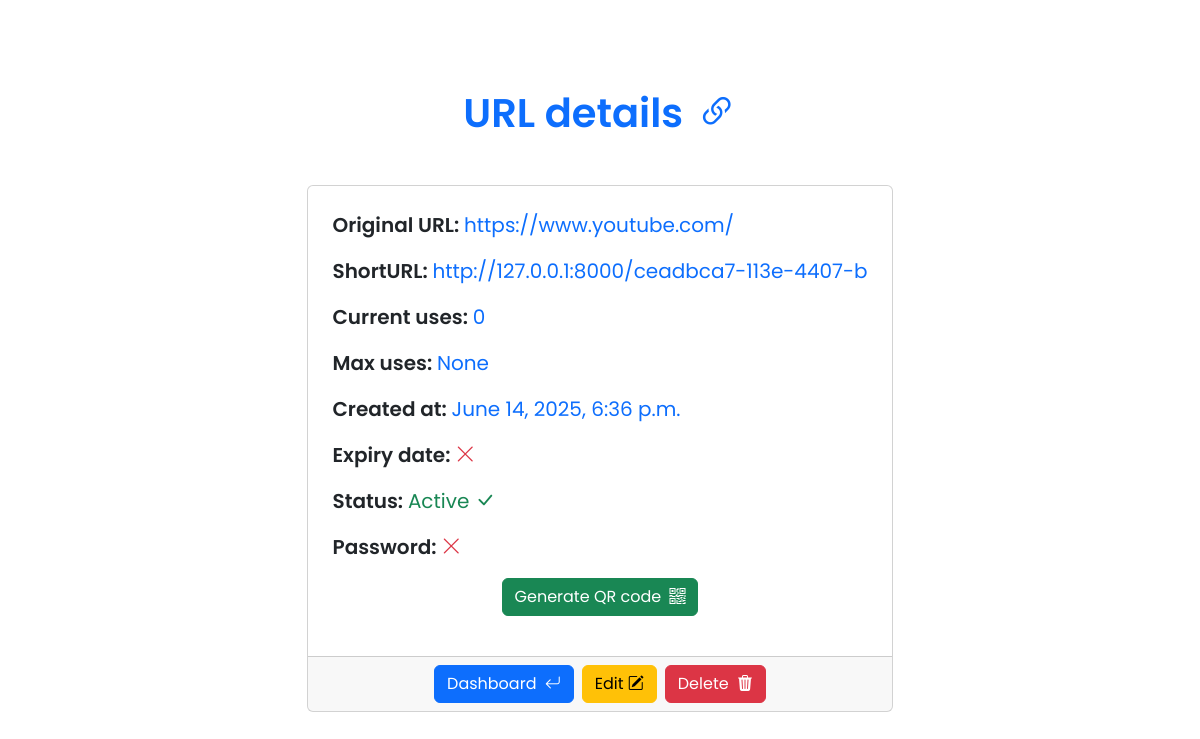
The app's page /dashboard/link/20/view (signed in) with its own data.
### url_app/models.py (models this page shows)
class ShortenedUrl(models.Model):
    original_url = models.URLField(max_length=2048)
    short_code = models.CharField(max_length=20, unique=True)
    created_at = models.DateTimeField(auto_now_add=True)
    owner = models.ForeignKey(User, on_delete=models.CASCADE, null=True, blank=True)
    custom_code = models.CharField(max_length=20, unique=True, null=True)
    expiry_date = models.DateTimeField(null=True, blank=True)
    max_uses = models.IntegerField(null=True, blank=True)
    current_uses = models.IntegerField(default=0, null=True)
    url_password  = models.CharField(max_length=128, null=True, blank=True)
    is_active = models.BooleanField(default=True)
    qr_code = models.ImageField(blank=True, null=True)

### url_app/views.py (the view, shortened to what this page needs)
# urls.py: path('dashboard/link/<int:pk>/view', views.ViewURL, name='view_url'),
@login_required
def ViewURL(request, pk):
    link = get_object_or_404(ShortenedUrl, pk=pk)
    context = {
        'link': link,
        'original_url': link.original_url,
        'short_code': link.short_code,
        'created_at': link.created_at,
        'owner': link.owner,
        'custom_code': link.custom_code,
        'expiry_date': link.expiry_date,
        'uses': link.current_uses,
        'max_uses': link.max_uses,
        'password': link.url_password,
        'active': link.is_active,
        'qrcode': link.qr_code
    }
    return render(request, 'app/url_view.html', context)

### url_app/templates/app/url_view.html (shortened to what this page needs)
<!DOCTYPE html>
<html lang="en">
<head>
    <link href="https://cdn.jsdelivr.net/npm/bootstrap@5.3.6/dist/css/bootstrap.min.css" rel="stylesheet">
    <link rel="stylesheet" href="https://cdn.jsdelivr.net/npm/bootstrap-icons@1.13.1/font/bootstrap-icons.min.css">
</head>
<body class="d-flex flex-column align-items-center justify-content-center" style="min-height: 100vh;">
    <h1 class="text-center fw-semibold text-primary my-5">URL details <i class="bi bi-link-45deg ms-1"></i></h1>
    <div class="card mb-5">
        <div class="card-body p-4">
            <div class="mb-3">
                <p class="fw-semibold fs-5">Original URL: <span class="text-primary">{{ original_url }}</span></p>
            </div>
            <div class="mb-3">
                <p class="fw-semibold fs-5">ShortURL: <span class="text-primary">{{ "http://127.0.0.1:8000/"|add:link.short_code }}</span></p>
            </div>
            <div class="mb-3">
                <p class="fw-semibold fs-5">Current uses: <span class="text-primary">{{ uses }}</span></p>
            </div>
            <div class="mb-3">
                {% if link.max_uses != 0 or link.max_uses != None %}
                    <p class="fw-semibold fs-5">Max uses: <span class="text-primary">{{ max_uses }}</span></p>
                {% else %}
                    <p class="fw-semibold fs-5">Max uses: <span class="text-primary"><i class="bi bi-infinity"></i></span></p>
                {% endif %}
            </div>
            <div class="mb-3">
                <p class="fw-semibold fs-5">Created at: <span class="text-primary">{{ created_at }}</span></p>
            </div>
            <div class="mb-3">
                {% if link.expiry_date != None %}
                    <p class="fw-semibold fs-5">Expiry date: <span class="text-primary">{{ expiry_date }}</span></p>
                {% else %}
                    <p class="fw-semibold fs-5">Expiry date: <span class="text-danger"><i class="bi bi-x-lg"></i></span></p>
                {% endif %}
            </div>
            <div class="mb-3">
                {% if active == True %}
                    <p class="fw-semibold fs-5">Status: <span class="text-success">Active <i class="bi bi-check-lg"></i></span></p>
                {% else %}
                    <p class="fw-semibold fs-5">Status: <span class="text-danger">Not active <i class="bi bi-x-lg"></i></span></p>
                {% endif %}
            </div>
            {% if password %}
            <div class="mb-3">
                <p class="fw-semibold fs-5">Password: <i class="bi bi-check2 text-success"></i></p>
            </div>
            {% else %}
            <div class="mb-3">
                <p class="fw-semibold fs-5">Password: <i class="bi bi-x-lg text-danger"></i></p>
            </div>
            {% endif %}
            {% if qrcode %}
            <p class="fw-semibold fs-5 mt-3">QR code:</p>
            <div class="mb-3 d-flex flex-column align-items-center">
                <img alt="QR Code" class="qr-img">
                <a id="downloadBtn" download="qr_code.png">
                    <button type="button" class="btn btn-success">Download<i class="bi bi-download ms-2"></i></button>
                </a>
            </div>
            {% else %}
            <div class="mb-3 d-flex flex-column align-items-center">
                <form method="POST">
                    <button class="btn btn-success">Generate QR code <i class="bi bi-qr-code ms-1"></i></button>
                </form>
            </div>
            {% endif %}
        </div>
        <div class="card-footer d-flex align-items-center justify-content-center">
            <a href="{% url 'dashboard' %}" class="btn btn-primary mx-1">Dashboard <i class="bi bi-arrow-return-left ms-1"></i></a>
            <a href="{% url 'edit_url' link.pk %}" class="btn btn-warning mx-1">Edit <i class="bi bi-pencil-square"></i></a>
            <a href="{% url 'delete_url' link.pk %}" class="btn btn-danger mx-1">Delete <i class="bi bi-trash3-fill ms-1"></i></a>
        </div>
    </div>
</body>
</html>

### url_app/templates/app/url_view.html (style rules this page uses)
* { font-family: "Poppins", sans-serif; }
span { font-weight: 400; }

### records on screen
ShortenedUrl: original_url "https://www.youtube.com/", short_code "http://127.0.0.1:8000/ceadbca7-113e-4407-b", created_at "June 14, 2025, 6:36 p.m."

### other values on screen
{{ uses }} "0"
{{ max_uses }} "None"
